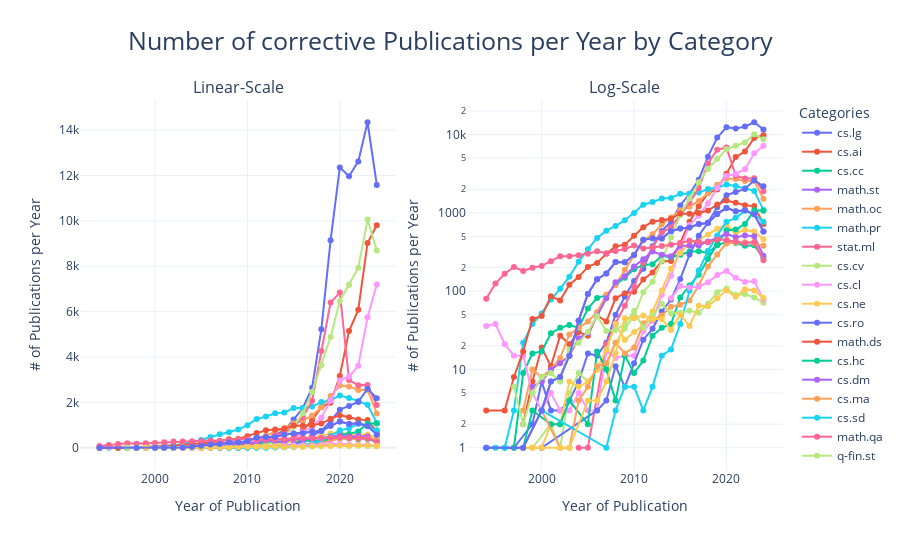
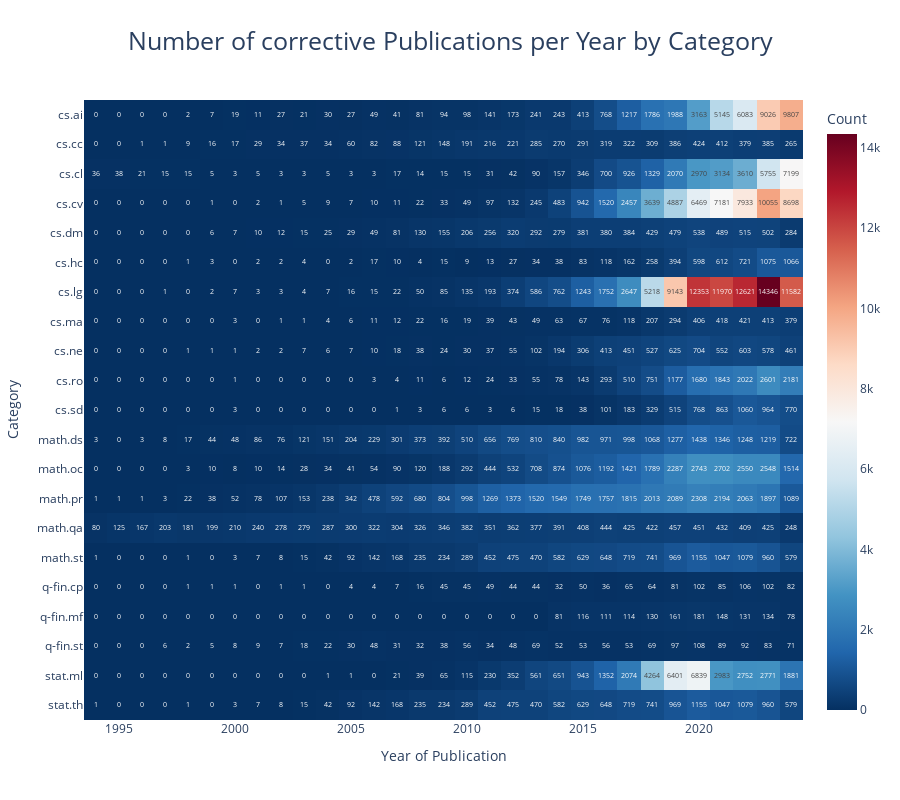

The cell these charts' notebook holds for them, in order:
### Markdown cell above
Since the data in the previous plot included not only the initial publications (v1) of papers but also their subsequent revisions (v2, v3, etc.), this plot presents the cleaned dataset, where only the first version of each paper is considered. In essence, this plot highlights the pure scientific contributions made in the field of ML and AI over the years, free from the influence of corrective or updated publications.

While there is an expected drop in the absolute number of publications, the overall trend remains largely unchanged, with only minor variations in the progression of individual categories. The key categories identified in the previous chart—Machine Learning (cs.LG), Artificial Intelligence (cs.AI), Computer Vision (cs.CV), Computation and Language (cs.CL), and Robotics (cs.RO)—continue to have the most substantial influence on the overall trend, maintaining their dominant role in shaping the field.

The total number of AI and ML-related papers published in 2024 decreased from over 160,000 (when including revisions) to over 110,000 (when considering only initial publications). This refined view underscores the immense volume of original contributions while providing a more accurate representation of the field's scientific growth.

In the chart below, the volume of revisions made to initial publications per year is visualized, representing the "noise" surrounding the pure scientific contributions. These revisions highlight a critical aspect of the research process, as they often involve updates, corrections, or refinements of existing work. While they do not directly contribute to new scientific discoveries, they play an essential role in maintaining the accuracy and reliability of the research. However, these revisions also introduce a time cost, potentially reducing the capacity for researchers to produce new, "pure" scientific contributions. For this reason, revisions should still be taken into account when evaluating the overall trend in the "number of publications per month," as they indirectly influence the productivity and focus of the research community.

### Code cell
visualize_publications_by_category(df_corrective, "corrective")

### Figure 1 — Plotly figure (JSON) as saved in the notebook; plotly's stock layout.template omitted (floating-point values rounded to 4 significant figures)
{"data": [{"line": {"color": "#636EFA"}, "mode": "lines+markers", "name": "cs.lg", "type": "scatter", "x": [1997, 1999, 2000, 2001, 2002, 2003, 2004, 2005, 2006, 2007, 2008, 2009, 2010, 2011, 2012, 2013, 2014, 2015, 2016, 2017, 2018, 2019, 2020, 2021, 2022, 2023, 2024], "xaxis": "x", "y": [1, 2, 7, 3, 3, 4, 7, 16, 15, 22, 50, 85, 135, 193, 374, 586, 762, 1243, 1752, 2647, 5218, 9143, 12353, 11970, 12621, 14346, 11582], "yaxis": "y"}, {"line": {"color": "#636EFA"}, "mode": "lines+markers", "name": "cs.lg", "showlegend": false, "type": "scatter", "x": [1997, 1999, 2000, 2001, 2002, 2003, 2004, 2005, 2006, 2007, 2008, 2009, 2010, 2011, 2012, 2013, 2014, 2015, 2016, 2017, 2018, 2019, 2020, 2021, 2022, 2023, 2024], "xaxis": "x2", "y": [1, 2, 7, 3, 3, 4, 7, 16, 15, 22, 50, 85, 135, 193, 374, 586, 762, 1243, 1752, 2647, 5218, 9143, 12353, 11970, 12621, 14346, 11582], "yaxis": "y2"}, {"line": {"color": "#EF553B"}, "mode": "lines+markers", "name": "cs.ai", "type": "scatter", "x": [1998, 1999, 2000, 2001, 2002, 2003, 2004, 2005, 2006, 2007, 2008, 2009, 2010, 2011, 2012, 2013, 2014, 2015, 2016, 2017, 2018, 2019, 2020, 2021, 2022, 2023, 2024], "xaxis": "x", "y": [2, 7, 19, 11, 27, 21, 30, 27, 49, 41, 81, 94, 98, 141, 173, 241, 243, 413, 768, 1217, 1786, 1988, 3163, 5145, 6083, 9026, 9807], "yaxis": "y"}, {"line": {"color": "#EF553B"}, "mode": "lines+markers", "name": "cs.ai", "showlegend": false, "type": "scatter", "x": [1998, 1999, 2000, 2001, 2002, 2003, 2004, 2005, 2006, 2007, 2008, 2009, 2010, 2011, 2012, 2013, 2014, 2015, 2016, 2017, 2018, 2019, 2020, 2021, 2022, 2023, 2024], "xaxis": "x2", "y": [2, 7, 19, 11, 27, 21, 30, 27, 49, 41, 81, 94, 98, 141, 173, 241, 243, 413, 768, 1217, 1786, 1988, 3163, 5145, 6083, 9026, 9807], "yaxis": "y2"}, {"line": {"color": "#00CC96"}, "mode": "lines+markers", "name": "cs.cc", "type": "scatter", "x": [1996, 1997, 1998, 1999, 2000, 2001, 2002, 2003, 2004, 2005, 2006, 2007, 2008, 2009, 2010, 2011, 2012, 2013, 2014, 2015, 2016, 2017, 2018, 2019, 2020, 2021, 2022, 2023, 2024], "xaxis": "x", "y": [1, 1, 9, 16, 17, 29, 34, 37, 34, 60, 82, 88, 121, 148, 191, 216, 221, 285, 270, 291, 319, 322, 309, 386, 424, 412, 379, 385, 265], "yaxis": "y"}, {"line": {"color": "#00CC96"}, "mode": "lines+markers", "name": "cs.cc", "showlegend": false, "type": "scatter", "x": [1996, 1997, 1998, 1999, 2000, 2001, 2002, 2003, 2004, 2005, 2006, 2007, 2008, 2009, 2010, 2011, 2012, 2013, 2014, 2015, 2016, 2017, 2018, 2019, 2020, 2021, 2022, 2023, 2024], "xaxis": "x2", "y": [1, 1, 9, 16, 17, 29, 34, 37, 34, 60, 82, 88, 121, 148, 191, 216, 221, 285, 270, 291, 319, 322, 309, 386, 424, 412, 379, 385, 265], "yaxis": "y2"}, {"line": {"color": "#AB63FA"}, "mode": "lines+markers", "name": "math.st", "type": "scatter", "x": [1994, 1998, 2000, 2001, 2002, 2003, 2004, 2005, 2006, 2007, 2008, 2009, 2010, 2011, 2012, 2013, 2014, 2015, 2016, 2017, 2018, 2019, 2020, 2021, 2022, 2023, 2024], "xaxis": "x", "y": [1, 1, 3, 7, 8, 15, 42, 92, 142, 168, 235, 234, 289, 452, 475, 470, 582, 629, 648, 719, 741, 969, 1155, 1047, 1079, 960, 579], "yaxis": "y"}, {"line": {"color": "#AB63FA"}, "mode": "lines+markers", "name": "math.st", "showlegend": false, "type": "scatter", "x": [1994, 1998, 2000, 2001, 2002, 2003, 2004, 2005, 2006, 2007, 2008, 2009, 2010, 2011, 2012, 2013, 2014, 2015, 2016, 2017, 2018, 2019, 2020, 2021, 2022, 2023, 2024], "xaxis": "x2", "y": [1, 1, 3, 7, 8, 15, 42, 92, 142, 168, 235, 234, 289, 452, 475, 470, 582, 629, 648, 719, 741, 969, 1155, 1047, 1079, 960, 579], "yaxis": "y2"}, {"line": {"color": "#FFA15A"}, "mode": "lines+markers", "name": "math.oc", "type": "scatter", "x": [1998, 1999, 2000, 2001, 2002, 2003, 2004, 2005, 2006, 2007, 2008, 2009, 2010, 2011, 2012, 2013, 2014, 2015, 2016, 2017, 2018, 2019, 2020, 2021, 2022, 2023, 2024], "xaxis": "x", "y": [3, 10, 8, 10, 14, 28, 34, 41, 54, 90, 120, 188, 292, 444, 532, 708, 874, 1076, 1192, 1421, 1789, 2287, 2743, 2702, 2550, 2548, 1514], "yaxis": "y"}, {"line": {"color": "#FFA15A"}, "mode": "lines+markers", "name": "math.oc", "showlegend": false, "type": "scatter", "x": [1998, 1999, 2000, 2001, 2002, 2003, 2004, 2005, 2006, 2007, 2008, 2009, 2010, 2011, 2012, 2013, 2014, 2015, 2016, 2017, 2018, 2019, 2020, 2021, 2022, 2023, 2024], "xaxis": "x2", "y": [3, 10, 8, 10, 14, 28, 34, 41, 54, 90, 120, 188, 292, 444, 532, 708, 874, 1076, 1192, 1421, 1789, 2287, 2743, 2702, 2550, 2548, 1514], "yaxis": "y2"}, {"line": {"color": "#19D3F3"}, "mode": "lines+markers", "name": "math.pr", "type": "scatter", "x": [1994, 1995, 1996, 1997, 1998, 1999, 2000, 2001, 2002, 2003, 2004, 2005, 2006, 2007, 2008, 2009, 2010, 2011, 2012, 2013, 2014, 2015, 2016, 2017, 2018, 2019, 2020, 2021, 2022, 2023, 2024], "xaxis": "x", "y": [1, 1, 1, 3, 22, 38, 52, 78, 107, 153, 238, 342, 478, 592, 680, 804, 998, 1269, 1373, 1520, 1549, 1749, 1757, 1815, 2013, 2089, 2308, 2194, 2063, 1897, 1089], "yaxis": "y"}, {"line": {"color": "#19D3F3"}, "mode": "lines+markers", "name": "math.pr", "showlegend": false, "type": "scatter", "x": [1994, 1995, 1996, 1997, 1998, 1999, 2000, 2001, 2002, 2003, 2004, 2005, 2006, 2007, 2008, 2009, 2010, 2011, 2012, 2013, 2014, 2015, 2016, 2017, 2018, 2019, 2020, 2021, 2022, 2023, 2024], "xaxis": "x2", "y": [1, 1, 1, 3, 22, 38, 52, 78, 107, 153, 238, 342, 478, 592, 680, 804, 998, 1269, 1373, 1520, 1549, 1749, 1757, 1815, 2013, 2089, 2308, 2194, 2063, 1897, 1089], "yaxis": "y2"}, {"line": {"color": "#FF6692"}, "mode": "lines+markers", "name": "stat.ml", "type": "scatter", "x": [2004, 2005, 2007, 2008, 2009, 2010, 2011, 2012, 2013, 2014, 2015, 2016, 2017, 2018, 2019, 2020, 2021, 2022, 2023, 2024], "xaxis": "x", "y": [1, 1, 21, 39, 65, 115, 230, 352, 561, 651, 943, 1352, 2074, 4264, 6401, 6839, 2983, 2752, 2771, 1881], "yaxis": "y"}, {"line": {"color": "#FF6692"}, "mode": "lines+markers", "name": "stat.ml", "showlegend": false, "type": "scatter", "x": [2004, 2005, 2007, 2008, 2009, 2010, 2011, 2012, 2013, 2014, 2015, 2016, 2017, 2018, 2019, 2020, 2021, 2022, 2023, 2024], "xaxis": "x2", "y": [1, 1, 21, 39, 65, 115, 230, 352, 561, 651, 943, 1352, 2074, 4264, 6401, 6839, 2983, 2752, 2771, 1881], "yaxis": "y2"}, {"line": {"color": "#B6E880"}, "mode": "lines+markers", "name": "cs.cv", "type": "scatter", "x": [1999, 2001, 2002, 2003, 2004, 2005, 2006, 2007, 2008, 2009, 2010, 2011, 2012, 2013, 2014, 2015, 2016, 2017, 2018, 2019, 2020, 2021, 2022, 2023, 2024], "xaxis": "x", "y": [1, 2, 1, 5, 9, 7, 10, 11, 22, 33, 49, 97, 132, 245, 483, 942, 1520, 2457, 3639, 4887, 6469, 7181, 7933, 10055, 8698], "yaxis": "y"}, {"line": {"color": "#B6E880"}, "mode": "lines+markers", "name": "cs.cv", "showlegend": false, "type": "scatter", "x": [1999, 2001, 2002, 2003, 2004, 2005, 2006, 2007, 2008, 2009, 2010, 2011, 2012, 2013, 2014, 2015, 2016, 2017, 2018, 2019, 2020, 2021, 2022, 2023, 2024], "xaxis": "x2", "y": [1, 2, 1, 5, 9, 7, 10, 11, 22, 33, 49, 97, 132, 245, 483, 942, 1520, 2457, 3639, 4887, 6469, 7181, 7933, 10055, 8698], "yaxis": "y2"}, {"line": {"color": "#FF97FF"}, "mode": "lines+markers", "name": "cs.cl", "type": "scatter", "x": [1994, 1995, 1996, 1997, 1998, 1999, 2000, 2001, 2002, 2003, 2004, 2005, 2006, 2007, 2008, 2009, 2010, 2011, 2012, 2013, 2014, 2015, 2016, 2017, 2018, 2019, 2020, 2021, 2022, 2023, 2024], "xaxis": "x", "y": [36, 38, 21, 15, 15, 5, 3, 5, 3, 3, 5, 3, 3, 17, 14, 15, 15, 31, 42, 90, 157, 346, 700, 926, 1329, 2070, 2970, 3134, 3610, 5755, 7199], "yaxis": "y"}, {"line": {"color": "#FF97FF"}, "mode": "lines+markers", "name": "cs.cl", "showlegend": false, "type": "scatter", "x": [1994, 1995, 1996, 1997, 1998, 1999, 2000, 2001, 2002, 2003, 2004, 2005, 2006, 2007, 2008, 2009, 2010, 2011, 2012, 2013, 2014, 2015, 2016, 2017, 2018, 2019, 2020, 2021, 2022, 2023, 2024], "xaxis": "x2", "y": [36, 38, 21, 15, 15, 5, 3, 5, 3, 3, 5, 3, 3, 17, 14, 15, 15, 31, 42, 90, 157, 346, 700, 926, 1329, 2070, 2970, 3134, 3610, 5755, 7199], "yaxis": "y2"}, {"line": {"color": "#FECB52"}, "mode": "lines+markers", "name": "cs.ne", "type": "scatter", "x": [1998, 1999, 2000, 2001, 2002, 2003, 2004, 2005, 2006, 2007, 2008, 2009, 2010, 2011, 2012, 2013, 2014, 2015, 2016, 2017, 2018, 2019, 2020, 2021, 2022, 2023, 2024], "xaxis": "x", "y": [1, 1, 1, 2, 2, 7, 6, 7, 10, 18, 38, 24, 30, 37, 55, 102, 194, 306, 413, 451, 527, 625, 704, 552, 603, 578, 461], "yaxis": "y"}, {"line": {"color": "#FECB52"}, "mode": "lines+markers", "name": "cs.ne", "showlegend": false, "type": "scatter", "x": [1998, 1999, 2000, 2001, 2002, 2003, 2004, 2005, 2006, 2007, 2008, 2009, 2010, 2011, 2012, 2013, 2014, 2015, 2016, 2017, 2018, 2019, 2020, 2021, 2022, 2023, 2024], "xaxis": "x2", "y": [1, 1, 1, 2, 2, 7, 6, 7, 10, 18, 38, 24, 30, 37, 55, 102, 194, 306, 413, 451, 527, 625, 704, 552, 603, 578, 461], "yaxis": "y2"}, {"line": {"color": "#636EFA"}, "mode": "lines+markers", "name": "cs.ro", "type": "scatter", "x": [2000, 2006, 2007, 2008, 2009, 2010, 2011, 2012, 2013, 2014, 2015, 2016, 2017, 2018, 2019, 2020, 2021, 2022, 2023, 2024], "xaxis": "x", "y": [1, 3, 4, 11, 6, 12, 24, 33, 55, 78, 143, 293, 510, 751, 1177, 1680, 1843, 2022, 2601, 2181], "yaxis": "y"}, {"line": {"color": "#636EFA"}, "mode": "lines+markers", "name": "cs.ro", "showlegend": false, "type": "scatter", "x": [2000, 2006, 2007, 2008, 2009, 2010, 2011, 2012, 2013, 2014, 2015, 2016, 2017, 2018, 2019, 2020, 2021, 2022, 2023, 2024], "xaxis": "x2", "y": [1, 3, 4, 11, 6, 12, 24, 33, 55, 78, 143, 293, 510, 751, 1177, 1680, 1843, 2022, 2601, 2181], "yaxis": "y2"}, {"line": {"color": "#EF553B"}, "mode": "lines+markers", "name": "math.ds", "type": "scatter", "x": [1994, 1996, 1997, 1998, 1999, 2000, 2001, 2002, 2003, 2004, 2005, 2006, 2007, 2008, 2009, 2010, 2011, 2012, 2013, 2014, 2015, 2016, 2017, 2018, 2019, 2020, 2021, 2022, 2023, 2024], "xaxis": "x", "y": [3, 3, 8, 17, 44, 48, 86, 76, 121, 151, 204, 229, 301, 373, 392, 510, 656, 769, 810, 840, 982, 971, 998, 1068, 1277, 1438, 1346, 1248, 1219, 722], "yaxis": "y"}, {"line": {"color": "#EF553B"}, "mode": "lines+markers", "name": "math.ds", "showlegend": false, "type": "scatter", "x": [1994, 1996, 1997, 1998, 1999, 2000, 2001, 2002, 2003, 2004, 2005, 2006, 2007, 2008, 2009, 2010, 2011, 2012, 2013, 2014, 2015, 2016, 2017, 2018, 2019, 2020, 2021, 2022, 2023, 2024], "xaxis": "x2", "y": [3, 3, 8, 17, 44, 48, 86, 76, 121, 151, 204, 229, 301, 373, 392, 510, 656, 769, 810, 840, 982, 971, 998, 1068, 1277, 1438, 1346, 1248, 1219, 722], "yaxis": "y2"}, {"line": {"color": "#00CC96"}, "mode": "lines+markers", "name": "cs.hc", "type": "scatter", "x": [1998, 1999, 2001, 2002, 2003, 2005, 2006, 2007, 2008, 2009, 2010, 2011, 2012, 2013, 2014, 2015, 2016, 2017, 2018, 2019, 2020, 2021, 2022, 2023, 2024], "xaxis": "x", "y": [1, 3, 2, 2, 4, 2, 17, 10, 4, 15, 9, 13, 27, 34, 38, 83, 118, 162, 258, 394, 598, 612, 721, 1075, 1066], "yaxis": "y"}, {"line": {"color": "#00CC96"}, "mode": "lines+markers", "name": "cs.hc", "showlegend": false, "type": "scatter", "x": [1998, 1999, 2001, 2002, 2003, 2005, 2006, 2007, 2008, 2009, 2010, 2011, 2012, 2013, 2014, 2015, 2016, 2017, 2018, 2019, 2020, 2021, 2022, 2023, 2024], "xaxis": "x2", "y": [1, 3, 2, 2, 4, 2, 17, 10, 4, 15, 9, 13, 27, 34, 38, 83, 118, 162, 258, 394, 598, 612, 721, 1075, 1066], "yaxis": "y2"}, {"line": {"color": "#AB63FA"}, "mode": "lines+markers", "name": "cs.dm", "type": "scatter", "x": [1999, 2000, 2001, 2002, 2003, 2004, 2005, 2006, 2007, 2008, 2009, 2010, 2011, 2012, 2013, 2014, 2015, 2016, 2017, 2018, 2019, 2020, 2021, 2022, 2023, 2024], "xaxis": "x", "y": [6, 7, 10, 12, 15, 25, 29, 49, 81, 130, 155, 206, 256, 320, 292, 279, 381, 380, 384, 429, 479, 538, 489, 515, 502, 284], "yaxis": "y"}, {"line": {"color": "#AB63FA"}, "mode": "lines+markers", "name": "cs.dm", "showlegend": false, "type": "scatter", "x": [1999, 2000, 2001, 2002, 2003, 2004, 2005, 2006, 2007, 2008, 2009, 2010, 2011, 2012, 2013, 2014, 2015, 2016, 2017, 2018, 2019, 2020, 2021, 2022, 2023, 2024], "xaxis": "x2", "y": [6, 7, 10, 12, 15, 25, 29, 49, 81, 130, 155, 206, 256, 320, 292, 279, 381, 380, 384, 429, 479, 538, 489, 515, 502, 284], "yaxis": "y2"}, {"line": {"color": "#FFA15A"}, "mode": "lines+markers", "name": "cs.ma", "type": "scatter", "x": [2000, 2002, 2003, 2004, 2005, 2006, 2007, 2008, 2009, 2010, 2011, 2012, 2013, 2014, 2015, 2016, 2017, 2018, 2019, 2020, 2021, 2022, 2023, 2024], "xaxis": "x", "y": [3, 1, 1, 4, 6, 11, 12, 22, 16, 19, 39, 43, 49, 63, 67, 76, 118, 207, 294, 406, 418, 421, 413, 379], "yaxis": "y"}, {"line": {"color": "#FFA15A"}, "mode": "lines+markers", "name": "cs.ma", "showlegend": false, "type": "scatter", "x": [2000, 2002, 2003, 2004, 2005, 2006, 2007, 2008, 2009, 2010, 2011, 2012, 2013, 2014, 2015, 2016, 2017, 2018, 2019, 2020, 2021, 2022, 2023, 2024], "xaxis": "x2", "y": [3, 1, 1, 4, 6, 11, 12, 22, 16, 19, 39, 43, 49, 63, 67, 76, 118, 207, 294, 406, 418, 421, 413, 379], "yaxis": "y2"}, {"line": {"color": "#19D3F3"}, "mode": "lines+markers", "name": "cs.sd", "type": "scatter", "x": [2000, 2007, 2008, 2009, 2010, 2011, 2012, 2013, 2014, 2015, 2016, 2017, 2018, 2019, 2020, 2021, 2022, 2023, 2024], "xaxis": "x", "y": [3, 1, 3, 6, 6, 3, 6, 15, 18, 38, 101, 183, 329, 515, 768, 863, 1060, 964, 770], "yaxis": "y"}, {"line": {"color": "#19D3F3"}, "mode": "lines+markers", "name": "cs.sd", "showlegend": false, "type": "scatter", "x": [2000, 2007, 2008, 2009, 2010, 2011, 2012, 2013, 2014, 2015, 2016, 2017, 2018, 2019, 2020, 2021, 2022, 2023, 2024], "xaxis": "x2", "y": [3, 1, 3, 6, 6, 3, 6, 15, 18, 38, 101, 183, 329, 515, 768, 863, 1060, 964, 770], "yaxis": "y2"}, {"line": {"color": "#FF6692"}, "mode": "lines+markers", "name": "math.qa", "type": "scatter", "x": [1994, 1995, 1996, 1997, 1998, 1999, 2000, 2001, 2002, 2003, 2004, 2005, 2006, 2007, 2008, 2009, 2010, 2011, 2012, 2013, 2014, 2015, 2016, 2017, 2018, 2019, 2020, 2021, 2022, 2023, 2024], "xaxis": "x", "y": [80, 125, 167, 203, 181, 199, 210, 240, 278, 279, 287, 300, 322, 304, 326, 346, 382, 351, 362, 377, 391, 408, 444, 425, 422, 457, 451, 432, 409, 425, 248], "yaxis": "y"}, {"line": {"color": "#FF6692"}, "mode": "lines+markers", "name": "math.qa", "showlegend": false, "type": "scatter", "x": [1994, 1995, 1996, 1997, 1998, 1999, 2000, 2001, 2002, 2003, 2004, 2005, 2006, 2007, 2008, 2009, 2010, 2011, 2012, 2013, 2014, 2015, 2016, 2017, 2018, 2019, 2020, 2021, 2022, 2023, 2024], "xaxis": "x2", "y": [80, 125, 167, 203, 181, 199, 210, 240, 278, 279, 287, 300, 322, 304, 326, 346, 382, 351, 362, 377, 391, 408, 444, 425, 422, 457, 451, 432, 409, 425, 248], "yaxis": "y2"}, {"line": {"color": "#B6E880"}, "mode": "lines+markers", "name": "q-fin.st", "type": "scatter", "x": [1997, 1998, 1999, 2000, 2001, 2002, 2003, 2004, 2005, 2006, 2007, 2008, 2009, 2010, 2011, 2012, 2013, 2014, 2015, 2016, 2017, 2018, 2019, 2020, 2021, 2022, 2023, 2024], "xaxis": "x", "y": [6, 2, 5, 8, 9, 7, 18, 22, 30, 48, 31, 32, 38, 56, 34, 48, 69, 52, 53, 56, 53, 69, 97, 108, 89, 92, 83, 71], "yaxis": "y"}, {"line": {"color": "#B6E880"}, "mode": "lines+markers", "name": "q-fin.st", "showlegend": false, "type": "scatter", "x": [1997, 1998, 1999, 2000, 2001, 2002, 2003, 2004, 2005, 2006, 2007, 2008, 2009, 2010, 2011, 2012, 2013, 2014, 2015, 2016, 2017, 2018, 2019, 2020, 2021, 2022, 2023, 2024], "xaxis": "x2", "y": [6, 2, 5, 8, 9, 7, 18, 22, 30, 48, 31, 32, 38, 56, 34, 48, 69, 52, 53, 56, 53, 69, 97, 108, 89, 92, 83, 71], "yaxis": "y2"}, {"line": {"color": "#FF97FF"}, "mode": "lines+markers", "name": "q-fin.mf", "type": "scatter", "x": [2014, 2015, 2016, 2017, 2018, 2019, 2020, 2021, 2022, 2023, 2024], "xaxis": "x", "y": [81, 116, 111, 114, 130, 161, 181, 148, 131, 134, 78], "yaxis": "y"}, {"line": {"color": "#FF97FF"}, "mode": "lines+markers", "name": "q-fin.mf", "showlegend": false, "type": "scatter", "x": [2014, 2015, 2016, 2017, 2018, 2019, 2020, 2021, 2022, 2023, 2024], "xaxis": "x2", "y": [81, 116, 111, 114, 130, 161, 181, 148, 131, 134, 78], "yaxis": "y2"}, {"line": {"color": "#FECB52"}, "mode": "lines+markers", "name": "q-fin.cp", "type": "scatter", "x": [1998, 1999, 2000, 2002, 2003, 2005, 2006, 2007, 2008, 2009, 2010, 2011, 2012, 2013, 2014, 2015, 2016, 2017, 2018, 2019, 2020, 2021, 2022, 2023, 2024], "xaxis": "x", "y": [1, 1, 1, 1, 1, 4, 4, 7, 16, 45, 45, 49, 44, 44, 32, 50, 36, 65, 64, 81, 102, 85, 106, 102, 82], "yaxis": "y"}, {"line": {"color": "#FECB52"}, "mode": "lines+markers", "name": "q-fin.cp", "showlegend": false, "type": "scatter", "x": [1998, 1999, 2000, 2002, 2003, 2005, 2006, 2007, 2008, 2009, 2010, 2011, 2012, 2013, 2014, 2015, 2016, 2017, 2018, 2019, 2020, 2021, 2022, 2023, 2024], "xaxis": "x2", "y": [1, 1, 1, 1, 1, 4, 4, 7, 16, 45, 45, 49, 44, 44, 32, 50, 36, 65, 64, 81, 102, 85, 106, 102, 82], "yaxis": "y2"}, {"line": {"color": "#636EFA"}, "mode": "lines+markers", "name": "stat.th", "type": "scatter", "x": [1994, 1998, 2000, 2001, 2002, 2003, 2004, 2005, 2006, 2007, 2008, 2009, 2010, 2011, 2012, 2013, 2014, 2015, 2016, 2017, 2018, 2019, 2020, 2021, 2022, 2023, 2024], "xaxis": "x", "y": [1, 1, 3, 7, 8, 15, 42, 92, 142, 168, 235, 234, 289, 452, 475, 470, 582, 629, 648, 719, 741, 969, 1155, 1047, 1079, 960, 579], "yaxis": "y"}, {"line": {"color": "#636EFA"}, "mode": "lines+markers", "name": "stat.th", "showlegend": false, "type": "scatter", "x": [1994, 1998, 2000, 2001, 2002, 2003, 2004, 2005, 2006, 2007, 2008, 2009, 2010, 2011, 2012, 2013, 2014, 2015, 2016, 2017, 2018, 2019, 2020, 2021, 2022, 2023, 2024], "xaxis": "x2", "y": [1, 1, 3, 7, 8, 15, 42, 92, 142, 168, 235, 234, 289, 452, 475, 470, 582, 629, 648, 719, 741, 969, 1155, 1047, 1079, 960, 579], "yaxis": "y2"}], "layout": {"annotations": [{"font": {"size": 16}, "showarrow": false, "text": "Linear-Scale", "x": 0.225, "xanchor": "center", "xref": "paper", "y": 1, "yanchor": "bottom", "yref": "paper"}, {"font": {"size": 16}, "showarrow": false, "text": "Log-Scale", "x": 0.775, "xanchor": "center", "xref": "paper", "y": 1, "yanchor": "bottom", "yref": "paper"}], "height": 550, "legend": {"title": {"text": "Categories"}}, "title": {"font": {"size": 25}, "text": "Number of corrective Publications per Year by Category", "x": 0.5}, "xaxis": {"anchor": "y", "domain": [0, 0.45], "title": {"text": "Year of Publication"}}, "xaxis2": {"anchor": "y2", "domain": [0.55, 1], "title": {"text": "Year of Publication"}}, "yaxis": {"anchor": "x", "domain": [0, 1], "title": {"text": "# of Publications per Year"}}, "yaxis2": {"anchor": "x2", "domain": [0, 1], "title": {"text": "# of Publications per Year"}, "type": "log"}}}

### Figure 2 — Plotly figure (JSON) as saved in the notebook; plotly's stock layout.template omitted (floating-point values rounded to 4 significant figures; data arrays with more than 128 entries replaced by an {"elided": "..."} marker saying what was removed)
{"data": [{"colorbar": {"title": {"text": "Count"}}, "colorscale": [[0, "rgb(5,48,97)"], [0.1, "rgb(33,102,172)"], [0.2, "rgb(67,147,195)"], [0.3, "rgb(146,197,222)"], [0.4, "rgb(209,229,240)"], [0.5, "rgb(247,247,247)"], [0.6, "rgb(253,219,199)"], [0.7, "rgb(244,165,130)"], [0.8, "rgb(214,96,77)"], [0.9, "rgb(178,24,43)"], [1, "rgb(103,0,31)"]], "text": {"elided": "21x31 int values"}, "texttemplate": "%{text}", "type": "heatmap", "x": [1994, 1995, 1996, 1997, 1998, 1999, 2000, 2001, 2002, 2003, 2004, 2005, 2006, 2007, 2008, 2009, 2010, 2011, 2012, 2013, 2014, 2015, 2016, 2017, 2018, 2019, 2020, 2021, 2022, 2023, 2024], "y": ["stat.th", "stat.ml", "q-fin.st", "q-fin.mf", "q-fin.cp", "math.st", "math.qa", "math.pr", "math.oc", "math.ds", "cs.sd", "cs.ro", "cs.ne", "cs.ma", "cs.lg", "cs.hc", "cs.dm", "cs.cv", "cs.cl", "cs.cc", "cs.ai"], "z": {"elided": "21x31 int values"}}], "layout": {"height": 800, "title": {"font": {"size": 25}, "text": "Number of corrective Publications per Year by Category", "x": 0.5}, "xaxis": {"title": {"text": "Year of Publication"}}, "yaxis": {"title": {"text": "Category"}}}}
